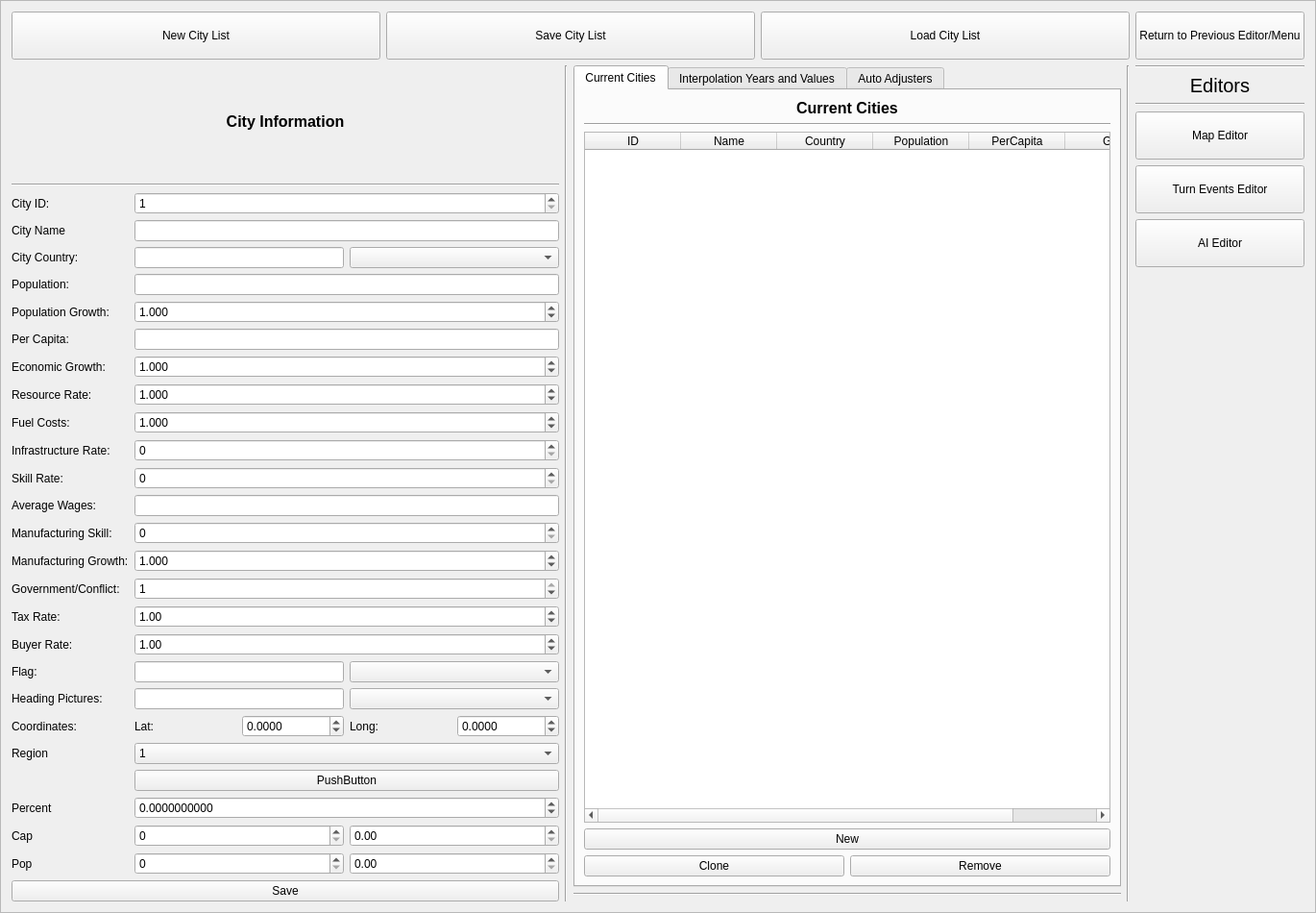
<?xml version="1.0" encoding="UTF-8"?>
<ui version="4.0">
 <class>CityEditor</class>
 <widget class="QFrame" name="CityEditor">
  <property name="geometry">
   <rect>
    <x>0</x>
    <y>0</y>
    <width>1370</width>
    <height>950</height>
   </rect>
  </property>
  <property name="sizePolicy">
   <sizepolicy hsizetype="Expanding" vsizetype="Expanding">
    <horstretch>0</horstretch>
    <verstretch>0</verstretch>
   </sizepolicy>
  </property>
  <property name="windowTitle">
   <string>Frame</string>
  </property>
  <property name="autoFillBackground">
   <bool>true</bool>
  </property>
  <property name="frameShape">
   <enum>QFrame::StyledPanel</enum>
  </property>
  <property name="frameShadow">
   <enum>QFrame::Raised</enum>
  </property>
  <layout class="QGridLayout" name="gridLayout">
   <item row="2" column="0" rowspan="2">
    <layout class="QVBoxLayout" name="verticalLayout_2">
     <item>
      <widget class="QLabel" name="label_26">
       <property name="font">
        <font>
         <pointsize>12</pointsize>
         <weight>75</weight>
         <bold>true</bold>
        </font>
       </property>
       <property name="text">
        <string>City Information</string>
       </property>
       <property name="alignment">
        <set>Qt::AlignCenter</set>
       </property>
      </widget>
     </item>
     <item>
      <widget class="Line" name="line_2">
       <property name="orientation">
        <enum>Qt::Horizontal</enum>
       </property>
      </widget>
     </item>
     <item>
      <layout class="QFormLayout" name="formLayout">
       <property name="fieldGrowthPolicy">
        <enum>QFormLayout::AllNonFixedFieldsGrow</enum>
       </property>
       <item row="2" column="0">
        <widget class="QLabel" name="label_2">
         <property name="text">
          <string>City ID:</string>
         </property>
        </widget>
       </item>
       <item row="2" column="1">
        <widget class="QSpinBox" name="SpinBox_CE_CityID">
         <property name="minimum">
          <number>1</number>
         </property>
         <property name="maximum">
          <number>99999</number>
         </property>
        </widget>
       </item>
       <item row="3" column="0">
        <widget class="QLabel" name="label_4">
         <property name="text">
          <string>City Name</string>
         </property>
        </widget>
       </item>
       <item row="3" column="1">
        <widget class="QLineEdit" name="LineEdit_CE_CityName"/>
       </item>
       <item row="4" column="0">
        <widget class="QLabel" name="label_5">
         <property name="text">
          <string>City Country:</string>
         </property>
        </widget>
       </item>
       <item row="4" column="1">
        <layout class="QHBoxLayout" name="horizontalLayout_2">
         <item>
          <widget class="QLineEdit" name="LineEdit_CE_CityCountry">
           <property name="sizePolicy">
            <sizepolicy hsizetype="Preferred" vsizetype="Fixed">
             <horstretch>0</horstretch>
             <verstretch>0</verstretch>
            </sizepolicy>
           </property>
          </widget>
         </item>
         <item>
          <widget class="QComboBox" name="DropDown_CE_ExistingCountries"/>
         </item>
        </layout>
       </item>
       <item row="5" column="0">
        <widget class="QLabel" name="label_7">
         <property name="text">
          <string>Population:</string>
         </property>
        </widget>
       </item>
       <item row="5" column="1">
        <widget class="QLineEdit" name="LineEdit_CE_Population"/>
       </item>
       <item row="6" column="0">
        <widget class="QLabel" name="label_8">
         <property name="text">
          <string>Population Growth:</string>
         </property>
        </widget>
       </item>
       <item row="6" column="1">
        <widget class="QDoubleSpinBox" name="SpinBox_CE_PopulationGrowth">
         <property name="decimals">
          <number>3</number>
         </property>
         <property name="minimum">
          <double>0.010000000000000</double>
         </property>
         <property name="singleStep">
          <double>0.010000000000000</double>
         </property>
         <property name="value">
          <double>1.000000000000000</double>
         </property>
        </widget>
       </item>
       <item row="7" column="0">
        <widget class="QLabel" name="label_9">
         <property name="text">
          <string>Per Capita:</string>
         </property>
        </widget>
       </item>
       <item row="7" column="1">
        <widget class="QLineEdit" name="LineEdit_CE_PerCapita"/>
       </item>
       <item row="8" column="0">
        <widget class="QLabel" name="label_10">
         <property name="text">
          <string>Economic Growth:</string>
         </property>
        </widget>
       </item>
       <item row="8" column="1">
        <widget class="QDoubleSpinBox" name="SpinBox_CE_EcoGrowth">
         <property name="decimals">
          <number>3</number>
         </property>
         <property name="minimum">
          <double>0.010000000000000</double>
         </property>
         <property name="singleStep">
          <double>0.010000000000000</double>
         </property>
         <property name="value">
          <double>1.000000000000000</double>
         </property>
        </widget>
       </item>
       <item row="9" column="0">
        <widget class="QLabel" name="label_11">
         <property name="text">
          <string>Resource Rate:</string>
         </property>
        </widget>
       </item>
       <item row="9" column="1">
        <widget class="QDoubleSpinBox" name="SpinBox_CE_ResourceRates">
         <property name="decimals">
          <number>3</number>
         </property>
         <property name="minimum">
          <double>0.010000000000000</double>
         </property>
         <property name="singleStep">
          <double>0.010000000000000</double>
         </property>
         <property name="value">
          <double>1.000000000000000</double>
         </property>
        </widget>
       </item>
       <item row="10" column="0">
        <widget class="QLabel" name="label_12">
         <property name="text">
          <string>Fuel Costs:</string>
         </property>
        </widget>
       </item>
       <item row="10" column="1">
        <widget class="QDoubleSpinBox" name="SpinBox_CE_FuelCosts">
         <property name="decimals">
          <number>3</number>
         </property>
         <property name="minimum">
          <double>0.100000000000000</double>
         </property>
         <property name="singleStep">
          <double>0.010000000000000</double>
         </property>
         <property name="value">
          <double>1.000000000000000</double>
         </property>
        </widget>
       </item>
       <item row="11" column="0">
        <widget class="QLabel" name="label_13">
         <property name="text">
          <string>Infrastructure Rate:</string>
         </property>
        </widget>
       </item>
       <item row="11" column="1">
        <widget class="QSpinBox" name="SpinBox_CE_InfRates">
         <property name="maximum">
          <number>100</number>
         </property>
        </widget>
       </item>
       <item row="12" column="0">
        <widget class="QLabel" name="label_14">
         <property name="text">
          <string>Skill Rate:</string>
         </property>
        </widget>
       </item>
       <item row="12" column="1">
        <widget class="QSpinBox" name="SpinBox_CE_SkillRates">
         <property name="maximum">
          <number>100</number>
         </property>
        </widget>
       </item>
       <item row="13" column="0">
        <widget class="QLabel" name="label_15">
         <property name="text">
          <string>Average Wages:</string>
         </property>
        </widget>
       </item>
       <item row="13" column="1">
        <widget class="QLineEdit" name="LineEdit_CE_AvgWages"/>
       </item>
       <item row="14" column="0">
        <widget class="QLabel" name="label_16">
         <property name="text">
          <string>Manufacturing Skill:</string>
         </property>
        </widget>
       </item>
       <item row="14" column="1">
        <widget class="QSpinBox" name="SpinBox_CE_ManufacturingSkills">
         <property name="maximum">
          <number>100</number>
         </property>
        </widget>
       </item>
       <item row="15" column="0">
        <widget class="QLabel" name="label_17">
         <property name="text">
          <string>Manufacturing Growth:</string>
         </property>
        </widget>
       </item>
       <item row="15" column="1">
        <widget class="QDoubleSpinBox" name="SpinBox_CE_ManuGrowth">
         <property name="decimals">
          <number>3</number>
         </property>
         <property name="minimum">
          <double>0.010000000000000</double>
         </property>
         <property name="singleStep">
          <double>0.010000000000000</double>
         </property>
         <property name="value">
          <double>1.000000000000000</double>
         </property>
        </widget>
       </item>
       <item row="16" column="0">
        <widget class="QLabel" name="label_18">
         <property name="text">
          <string>Government/Conflict:</string>
         </property>
        </widget>
       </item>
       <item row="16" column="1">
        <widget class="QSpinBox" name="SpinBox_CE_GovernmentConflict">
         <property name="minimum">
          <number>-2</number>
         </property>
         <property name="maximum">
          <number>1</number>
         </property>
         <property name="value">
          <number>1</number>
         </property>
        </widget>
       </item>
       <item row="17" column="0">
        <widget class="QLabel" name="label_19">
         <property name="text">
          <string>Tax Rate:</string>
         </property>
        </widget>
       </item>
       <item row="17" column="1">
        <widget class="QDoubleSpinBox" name="SpinBox_CE_TaxRate">
         <property name="minimum">
          <double>0.010000000000000</double>
         </property>
         <property name="singleStep">
          <double>0.010000000000000</double>
         </property>
         <property name="value">
          <double>1.000000000000000</double>
         </property>
        </widget>
       </item>
       <item row="18" column="0">
        <widget class="QLabel" name="label_29">
         <property name="text">
          <string>Buyer Rate:</string>
         </property>
        </widget>
       </item>
       <item row="18" column="1">
        <widget class="QDoubleSpinBox" name="SpinBox_CE_BuyerRating">
         <property name="singleStep">
          <double>0.100000000000000</double>
         </property>
         <property name="value">
          <double>1.000000000000000</double>
         </property>
        </widget>
       </item>
       <item row="19" column="0">
        <widget class="QLabel" name="label_20">
         <property name="text">
          <string>Flag:</string>
         </property>
        </widget>
       </item>
       <item row="19" column="1">
        <layout class="QHBoxLayout" name="horizontalLayout_7">
         <item>
          <widget class="QLineEdit" name="LineEdit_CE_Flag">
           <property name="sizePolicy">
            <sizepolicy hsizetype="Preferred" vsizetype="Fixed">
             <horstretch>0</horstretch>
             <verstretch>0</verstretch>
            </sizepolicy>
           </property>
          </widget>
         </item>
         <item>
          <widget class="QComboBox" name="Combobox_CE_FlagSelector"/>
         </item>
        </layout>
       </item>
       <item row="20" column="0">
        <widget class="QLabel" name="label_21">
         <property name="text">
          <string>Heading Pictures:</string>
         </property>
        </widget>
       </item>
       <item row="20" column="1">
        <layout class="QHBoxLayout" name="horizontalLayout_8">
         <item>
          <widget class="QLineEdit" name="LineEdit_CE_Heading">
           <property name="sizePolicy">
            <sizepolicy hsizetype="Preferred" vsizetype="Fixed">
             <horstretch>0</horstretch>
             <verstretch>0</verstretch>
            </sizepolicy>
           </property>
          </widget>
         </item>
         <item>
          <widget class="QComboBox" name="Combobox_CE_HeaderSelector"/>
         </item>
        </layout>
       </item>
       <item row="21" column="0">
        <widget class="QLabel" name="label_22">
         <property name="text">
          <string>Coordinates:</string>
         </property>
        </widget>
       </item>
       <item row="21" column="1">
        <layout class="QHBoxLayout" name="horizontalLayout_3">
         <item>
          <widget class="QLabel" name="label_25">
           <property name="text">
            <string>Lat:</string>
           </property>
          </widget>
         </item>
         <item>
          <widget class="QDoubleSpinBox" name="SpinBox_CE_CordsLat">
           <property name="decimals">
            <number>4</number>
           </property>
           <property name="minimum">
            <double>-90.000000000000000</double>
           </property>
           <property name="maximum">
            <double>90.000000000000000</double>
           </property>
           <property name="singleStep">
            <double>0.050000000000000</double>
           </property>
          </widget>
         </item>
         <item>
          <widget class="QLabel" name="label_24">
           <property name="text">
            <string>Long:</string>
           </property>
          </widget>
         </item>
         <item>
          <widget class="QDoubleSpinBox" name="SpinBox_CE_CordsLong">
           <property name="decimals">
            <number>4</number>
           </property>
           <property name="minimum">
            <double>-180.000000000000000</double>
           </property>
           <property name="maximum">
            <double>180.000000000000000</double>
           </property>
           <property name="singleStep">
            <double>0.050000000000000</double>
           </property>
          </widget>
         </item>
        </layout>
       </item>
       <item row="22" column="0">
        <widget class="QLabel" name="label_23">
         <property name="text">
          <string>Region</string>
         </property>
        </widget>
       </item>
       <item row="22" column="1">
        <widget class="QComboBox" name="Combo_CE_CityRegion">
         <item>
          <property name="text">
           <string>1</string>
          </property>
         </item>
         <item>
          <property name="text">
           <string>2</string>
          </property>
         </item>
         <item>
          <property name="text">
           <string>3</string>
          </property>
         </item>
         <item>
          <property name="text">
           <string>4</string>
          </property>
         </item>
         <item>
          <property name="text">
           <string>5</string>
          </property>
         </item>
         <item>
          <property name="text">
           <string>6</string>
          </property>
         </item>
        </widget>
       </item>
       <item row="23" column="1">
        <widget class="QPushButton" name="pushButton">
         <property name="text">
          <string>PushButton</string>
         </property>
        </widget>
       </item>
       <item row="25" column="1">
        <widget class="QDoubleSpinBox" name="doubleSpinBox">
         <property name="decimals">
          <number>10</number>
         </property>
         <property name="minimum">
          <double>-99.989999999999995</double>
         </property>
        </widget>
       </item>
       <item row="25" column="0">
        <widget class="QLabel" name="label_33">
         <property name="text">
          <string>Percent</string>
         </property>
        </widget>
       </item>
       <item row="28" column="0">
        <widget class="QLabel" name="label_34">
         <property name="text">
          <string>Pop</string>
         </property>
        </widget>
       </item>
       <item row="27" column="0">
        <widget class="QLabel" name="label_35">
         <property name="text">
          <string>Cap</string>
         </property>
        </widget>
       </item>
       <item row="27" column="1">
        <layout class="QHBoxLayout" name="horizontalLayout_10">
         <item>
          <widget class="QSpinBox" name="spinBox_2">
           <property name="maximum">
            <number>999999999</number>
           </property>
          </widget>
         </item>
         <item>
          <widget class="QDoubleSpinBox" name="doubleSpinBox_2"/>
         </item>
        </layout>
       </item>
       <item row="28" column="1">
        <layout class="QHBoxLayout" name="horizontalLayout_11">
         <item>
          <widget class="QSpinBox" name="spinBox">
           <property name="maximum">
            <number>999999999</number>
           </property>
          </widget>
         </item>
         <item>
          <widget class="QDoubleSpinBox" name="doubleSpinBox_3"/>
         </item>
        </layout>
       </item>
      </layout>
     </item>
     <item>
      <widget class="QPushButton" name="Button_CE_SaveCityChange">
       <property name="text">
        <string>Save</string>
       </property>
      </widget>
     </item>
    </layout>
   </item>
   <item row="0" column="4" rowspan="4">
    <layout class="QVBoxLayout" name="verticalLayout_6">
     <item>
      <widget class="QPushButton" name="Button_CE_ReturnToPrevious">
       <property name="minimumSize">
        <size>
         <width>0</width>
         <height>50</height>
        </size>
       </property>
       <property name="text">
        <string>Return to Previous Editor/Menu</string>
       </property>
      </widget>
     </item>
     <item>
      <widget class="Line" name="line_5">
       <property name="orientation">
        <enum>Qt::Horizontal</enum>
       </property>
      </widget>
     </item>
     <item>
      <widget class="QLabel" name="label_32">
       <property name="font">
        <font>
         <pointsize>15</pointsize>
        </font>
       </property>
       <property name="text">
        <string>Editors</string>
       </property>
       <property name="alignment">
        <set>Qt::AlignCenter</set>
       </property>
      </widget>
     </item>
     <item>
      <widget class="Line" name="line_6">
       <property name="orientation">
        <enum>Qt::Horizontal</enum>
       </property>
      </widget>
     </item>
     <item>
      <widget class="QPushButton" name="Button_CE_MapEditor">
       <property name="minimumSize">
        <size>
         <width>0</width>
         <height>50</height>
        </size>
       </property>
       <property name="text">
        <string>Map Editor</string>
       </property>
       <property name="iconSize">
        <size>
         <width>16</width>
         <height>16</height>
        </size>
       </property>
      </widget>
     </item>
     <item>
      <widget class="QPushButton" name="Button_CE_TurnEventsEditor">
       <property name="minimumSize">
        <size>
         <width>0</width>
         <height>50</height>
        </size>
       </property>
       <property name="text">
        <string>Turn Events Editor</string>
       </property>
       <property name="icon">
        <iconset>
         <normaloff>:/.png/Calendar with circles_#222222_64px.png</normaloff>:/.png/Calendar with circles_#222222_64px.png</iconset>
       </property>
       <property name="iconSize">
        <size>
         <width>16</width>
         <height>16</height>
        </size>
       </property>
      </widget>
     </item>
     <item>
      <widget class="QPushButton" name="Button_CE_AIEditor">
       <property name="minimumSize">
        <size>
         <width>0</width>
         <height>50</height>
        </size>
       </property>
       <property name="text">
        <string>AI Editor</string>
       </property>
       <property name="icon">
        <iconset>
         <normaloff>:/.png/chess-horse-icon.png</normaloff>:/.png/chess-horse-icon.png</iconset>
       </property>
       <property name="iconSize">
        <size>
         <width>16</width>
         <height>16</height>
        </size>
       </property>
      </widget>
     </item>
     <item>
      <spacer name="verticalSpacer">
       <property name="orientation">
        <enum>Qt::Vertical</enum>
       </property>
       <property name="sizeHint" stdset="0">
        <size>
         <width>20</width>
         <height>40</height>
        </size>
       </property>
      </spacer>
     </item>
    </layout>
   </item>
   <item row="0" column="0" rowspan="2" colspan="4">
    <layout class="QHBoxLayout" name="horizontalLayout">
     <item>
      <widget class="QPushButton" name="Button_CE_NewCityList">
       <property name="minimumSize">
        <size>
         <width>0</width>
         <height>50</height>
        </size>
       </property>
       <property name="text">
        <string>New City List</string>
       </property>
      </widget>
     </item>
     <item>
      <widget class="QPushButton" name="Button_CE_SaveCityList">
       <property name="minimumSize">
        <size>
         <width>0</width>
         <height>50</height>
        </size>
       </property>
       <property name="text">
        <string>Save City List</string>
       </property>
      </widget>
     </item>
     <item>
      <widget class="QPushButton" name="Button_CE_LoadCityList">
       <property name="minimumSize">
        <size>
         <width>0</width>
         <height>50</height>
        </size>
       </property>
       <property name="text">
        <string>Load City List</string>
       </property>
      </widget>
     </item>
    </layout>
   </item>
   <item row="2" column="2">
    <layout class="QVBoxLayout" name="verticalLayout_4">
     <item>
      <widget class="QTabWidget" name="tab_CityEditor_Middle">
       <property name="currentIndex">
        <number>0</number>
       </property>
       <widget class="QWidget" name="tab_3">
        <attribute name="title">
         <string>Current Cities</string>
        </attribute>
        <layout class="QVBoxLayout" name="verticalLayout_8">
         <item>
          <layout class="QVBoxLayout" name="verticalLayout_3">
           <item>
            <widget class="QLabel" name="label_31">
             <property name="font">
              <font>
               <pointsize>12</pointsize>
               <weight>75</weight>
               <bold>true</bold>
              </font>
             </property>
             <property name="text">
              <string>Current Cities</string>
             </property>
             <property name="alignment">
              <set>Qt::AlignCenter</set>
             </property>
            </widget>
           </item>
           <item>
            <widget class="Line" name="line_4">
             <property name="orientation">
              <enum>Qt::Horizontal</enum>
             </property>
            </widget>
           </item>
           <item>
            <widget class="QTableWidget" name="Table_CE_CitiesInList">
             <property name="editTriggers">
              <set>QAbstractItemView::NoEditTriggers</set>
             </property>
             <column>
              <property name="text">
               <string>ID</string>
              </property>
             </column>
             <column>
              <property name="text">
               <string>Name</string>
              </property>
             </column>
             <column>
              <property name="text">
               <string>Country</string>
              </property>
             </column>
             <column>
              <property name="text">
               <string>Population</string>
              </property>
             </column>
             <column>
              <property name="text">
               <string>PerCapita</string>
              </property>
             </column>
             <column>
              <property name="text">
               <string>Gov</string>
              </property>
             </column>
            </widget>
           </item>
           <item>
            <layout class="QVBoxLayout" name="verticalLayout">
             <item>
              <layout class="QHBoxLayout" name="horizontalLayout_5">
               <item>
                <widget class="QPushButton" name="Button_CE_MakeNewCity">
                 <property name="text">
                  <string>New</string>
                 </property>
                </widget>
               </item>
              </layout>
             </item>
             <item>
              <layout class="QHBoxLayout" name="horizontalLayout_4">
               <item>
                <widget class="QPushButton" name="Button_CE_NewCloneCity">
                 <property name="text">
                  <string>Clone</string>
                 </property>
                </widget>
               </item>
               <item>
                <widget class="QPushButton" name="Button_CE_RemoveSelectedCity">
                 <property name="text">
                  <string>Remove</string>
                 </property>
                </widget>
               </item>
              </layout>
             </item>
            </layout>
           </item>
          </layout>
         </item>
        </layout>
       </widget>
       <widget class="QWidget" name="tab">
        <attribute name="title">
         <string>Interpolation Years and Values</string>
        </attribute>
        <layout class="QVBoxLayout" name="verticalLayout_7">
         <item>
          <layout class="QVBoxLayout" name="verticalLayout_5">
           <item>
            <layout class="QFormLayout" name="formLayout_2">
             <property name="fieldGrowthPolicy">
              <enum>QFormLayout::AllNonFixedFieldsGrow</enum>
             </property>
             <item row="1" column="0">
              <widget class="QLabel" name="label_28">
               <property name="text">
                <string>Current File Name:</string>
               </property>
              </widget>
             </item>
             <item row="1" column="1">
              <widget class="QLabel" name="Label_CE_CurrentSaveName">
               <property name="text">
                <string>File has not been saved.</string>
               </property>
              </widget>
             </item>
             <item row="2" column="0">
              <widget class="QLabel" name="label_30">
               <property name="text">
                <string>Current File Year:</string>
               </property>
              </widget>
             </item>
             <item row="2" column="1">
              <widget class="QSpinBox" name="SpinBox_CE_CityListYear">
               <property name="minimum">
                <number>1700</number>
               </property>
               <property name="maximum">
                <number>9999</number>
               </property>
               <property name="value">
                <number>2020</number>
               </property>
              </widget>
             </item>
             <item row="3" column="0">
              <widget class="QLabel" name="label">
               <property name="text">
                <string>Interpolate Source:</string>
               </property>
              </widget>
             </item>
             <item row="3" column="1">
              <layout class="QHBoxLayout" name="horizontalLayout_6">
               <item>
                <widget class="QLabel" name="Label_CE_InterpolationSource">
                 <property name="text">
                  <string>Select a later year City Script to interpolate data with.</string>
                 </property>
                </widget>
               </item>
               <item>
                <spacer name="horizontalSpacer">
                 <property name="orientation">
                  <enum>Qt::Horizontal</enum>
                 </property>
                 <property name="sizeHint" stdset="0">
                  <size>
                   <width>40</width>
                   <height>20</height>
                  </size>
                 </property>
                </spacer>
               </item>
               <item>
                <widget class="QToolButton" name="Button_CE_InterpolationSourceFinder">
                 <property name="text">
                  <string>...</string>
                 </property>
                </widget>
               </item>
               <item>
                <widget class="QPushButton" name="Button_CityEditor_CancelInterpolater">
                 <property name="text">
                  <string>Clear</string>
                 </property>
                </widget>
               </item>
              </layout>
             </item>
             <item row="4" column="0">
              <widget class="QLabel" name="label_6">
               <property name="text">
                <string>Interpolate Year:</string>
               </property>
              </widget>
             </item>
             <item row="4" column="1">
              <widget class="QSpinBox" name="SpinBox_CE_InterpolateYear">
               <property name="minimum">
                <number>1700</number>
               </property>
               <property name="maximum">
                <number>9999</number>
               </property>
               <property name="value">
                <number>2020</number>
               </property>
              </widget>
             </item>
             <item row="0" column="0" colspan="2">
              <widget class="QLabel" name="label_3">
               <property name="font">
                <font>
                 <pointsize>13</pointsize>
                 <weight>75</weight>
                 <bold>true</bold>
                </font>
               </property>
               <property name="text">
                <string>Interpolation Values</string>
               </property>
               <property name="alignment">
                <set>Qt::AlignCenter</set>
               </property>
              </widget>
             </item>
            </layout>
           </item>
          </layout>
         </item>
        </layout>
       </widget>
       <widget class="QWidget" name="tab_2">
        <attribute name="title">
         <string>Auto Adjusters</string>
        </attribute>
        <layout class="QVBoxLayout" name="verticalLayout_9">
         <item>
          <widget class="QLabel" name="label_27">
           <property name="font">
            <font>
             <pointsize>12</pointsize>
             <weight>75</weight>
             <bold>true</bold>
            </font>
           </property>
           <property name="text">
            <string>Automatically Adjust:</string>
           </property>
           <property name="alignment">
            <set>Qt::AlignCenter</set>
           </property>
          </widget>
         </item>
         <item>
          <widget class="Line" name="line_8">
           <property name="orientation">
            <enum>Qt::Horizontal</enum>
           </property>
          </widget>
         </item>
         <item>
          <layout class="QHBoxLayout" name="horizontalLayout_9">
           <item>
            <widget class="QCheckBox" name="checkBox_CE_AutoAdjustTurnEvents">
             <property name="text">
              <string>Turn Events File:</string>
             </property>
            </widget>
           </item>
           <item>
            <widget class="QLabel" name="label_AutoAdjustTurnEvent">
             <property name="sizePolicy">
              <sizepolicy hsizetype="Expanding" vsizetype="Preferred">
               <horstretch>0</horstretch>
               <verstretch>0</verstretch>
              </sizepolicy>
             </property>
             <property name="text">
              <string>None Selected</string>
             </property>
            </widget>
           </item>
           <item>
            <widget class="QToolButton" name="button_CE_AA_SelectTurnEvents">
             <property name="text">
              <string>...</string>
             </property>
            </widget>
           </item>
          </layout>
         </item>
         <item>
          <widget class="Line" name="line_9">
           <property name="orientation">
            <enum>Qt::Horizontal</enum>
           </property>
          </widget>
         </item>
         <item>
          <widget class="QCheckBox" name="checkBox_CE_AutoAdjustAIFiles">
           <property name="text">
            <string>AI Files</string>
           </property>
          </widget>
         </item>
         <item>
          <widget class="QListWidget" name="list_CE_AA_AIFiles"/>
         </item>
         <item>
          <widget class="QPushButton" name="button_CE_AA_AddAIFile">
           <property name="text">
            <string>Add AI File</string>
           </property>
          </widget>
         </item>
         <item>
          <widget class="QPushButton" name="button_CE_AA_RemoveAIFile">
           <property name="text">
            <string>Remove Selected AI File</string>
           </property>
          </widget>
         </item>
         <item>
          <widget class="QCheckBox" name="checkBox_CE_AutoAdjustCityFiles">
           <property name="text">
            <string>Other City Files</string>
           </property>
          </widget>
         </item>
         <item>
          <widget class="QListWidget" name="list_CE_AA_CityList"/>
         </item>
         <item>
          <widget class="QPushButton" name="button_CE_AA_AddCity">
           <property name="text">
            <string>Add City File</string>
           </property>
          </widget>
         </item>
         <item>
          <widget class="QPushButton" name="button_CE_AA_RemoveCity">
           <property name="text">
            <string>Remove City File</string>
           </property>
          </widget>
         </item>
        </layout>
       </widget>
      </widget>
     </item>
     <item>
      <widget class="Line" name="line_3">
       <property name="orientation">
        <enum>Qt::Horizontal</enum>
       </property>
      </widget>
     </item>
    </layout>
   </item>
   <item row="2" column="1" rowspan="2">
    <widget class="Line" name="line">
     <property name="orientation">
      <enum>Qt::Vertical</enum>
     </property>
    </widget>
   </item>
   <item row="2" column="3" rowspan="2">
    <widget class="Line" name="line_7">
     <property name="orientation">
      <enum>Qt::Vertical</enum>
     </property>
    </widget>
   </item>
  </layout>
 </widget>
 <tabstops>
  <tabstop>LineEdit_CE_CityName</tabstop>
  <tabstop>LineEdit_CE_CityCountry</tabstop>
  <tabstop>LineEdit_CE_Population</tabstop>
  <tabstop>SpinBox_CE_PopulationGrowth</tabstop>
  <tabstop>LineEdit_CE_PerCapita</tabstop>
  <tabstop>SpinBox_CE_EcoGrowth</tabstop>
  <tabstop>SpinBox_CE_ResourceRates</tabstop>
  <tabstop>SpinBox_CE_FuelCosts</tabstop>
  <tabstop>SpinBox_CE_InfRates</tabstop>
  <tabstop>SpinBox_CE_SkillRates</tabstop>
  <tabstop>LineEdit_CE_AvgWages</tabstop>
  <tabstop>SpinBox_CE_ManufacturingSkills</tabstop>
  <tabstop>SpinBox_CE_ManuGrowth</tabstop>
  <tabstop>SpinBox_CE_GovernmentConflict</tabstop>
  <tabstop>SpinBox_CE_TaxRate</tabstop>
  <tabstop>SpinBox_CE_BuyerRating</tabstop>
  <tabstop>LineEdit_CE_Flag</tabstop>
  <tabstop>LineEdit_CE_Heading</tabstop>
  <tabstop>SpinBox_CE_CordsLat</tabstop>
  <tabstop>SpinBox_CE_CordsLong</tabstop>
  <tabstop>Combo_CE_CityRegion</tabstop>
  <tabstop>Button_CE_SaveCityChange</tabstop>
  <tabstop>Button_CE_MakeNewCity</tabstop>
  <tabstop>Button_CE_NewCloneCity</tabstop>
  <tabstop>Button_CE_RemoveSelectedCity</tabstop>
  <tabstop>Button_CE_NewCityList</tabstop>
  <tabstop>Button_CE_SaveCityList</tabstop>
  <tabstop>Button_CE_LoadCityList</tabstop>
  <tabstop>Button_CE_ReturnToPrevious</tabstop>
  <tabstop>SpinBox_CE_CityListYear</tabstop>
  <tabstop>SpinBox_CE_InterpolateYear</tabstop>
  <tabstop>Button_CE_InterpolationSourceFinder</tabstop>
  <tabstop>Button_CE_MapEditor</tabstop>
  <tabstop>Button_CE_TurnEventsEditor</tabstop>
  <tabstop>Button_CE_AIEditor</tabstop>
  <tabstop>DropDown_CE_ExistingCountries</tabstop>
  <tabstop>Table_CE_CitiesInList</tabstop>
  <tabstop>Combobox_CE_FlagSelector</tabstop>
  <tabstop>Combobox_CE_HeaderSelector</tabstop>
  <tabstop>Button_CityEditor_CancelInterpolater</tabstop>
  <tabstop>SpinBox_CE_CityID</tabstop>
  <tabstop>tab_CityEditor_Middle</tabstop>
  <tabstop>checkBox_CE_AutoAdjustTurnEvents</tabstop>
  <tabstop>button_CE_AA_SelectTurnEvents</tabstop>
  <tabstop>checkBox_CE_AutoAdjustAIFiles</tabstop>
  <tabstop>list_CE_AA_AIFiles</tabstop>
  <tabstop>button_CE_AA_AddAIFile</tabstop>
  <tabstop>button_CE_AA_RemoveAIFile</tabstop>
  <tabstop>checkBox_CE_AutoAdjustCityFiles</tabstop>
  <tabstop>list_CE_AA_CityList</tabstop>
  <tabstop>button_CE_AA_AddCity</tabstop>
  <tabstop>button_CE_AA_RemoveCity</tabstop>
 </tabstops>
 <resources/>
 <connections/>
</ui>
